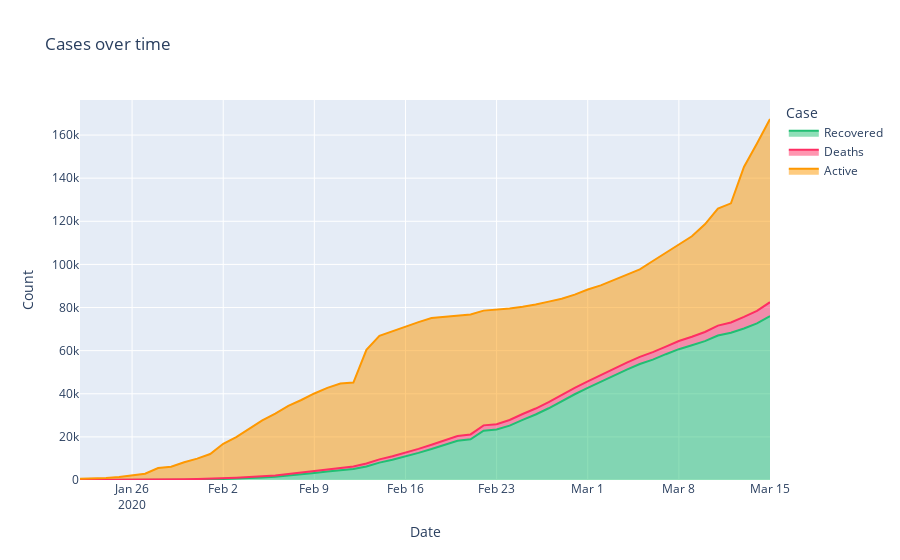

The code cell stored with this chart in its notebook:
### Code cell
#hide
temp = full_table.groupby('Date')['Recovered', 'Deaths', 'Active'].sum().reset_index()
temp = temp.melt(id_vars="Date", value_vars=['Recovered', 'Deaths', 'Active'],
                 var_name='Case', value_name='Count')
temp.head()

fig = px.area(temp, x="Date", y="Count", color='Case',title='Cases over time', color_discrete_sequence = [rec, dth, act])
fig.show()
